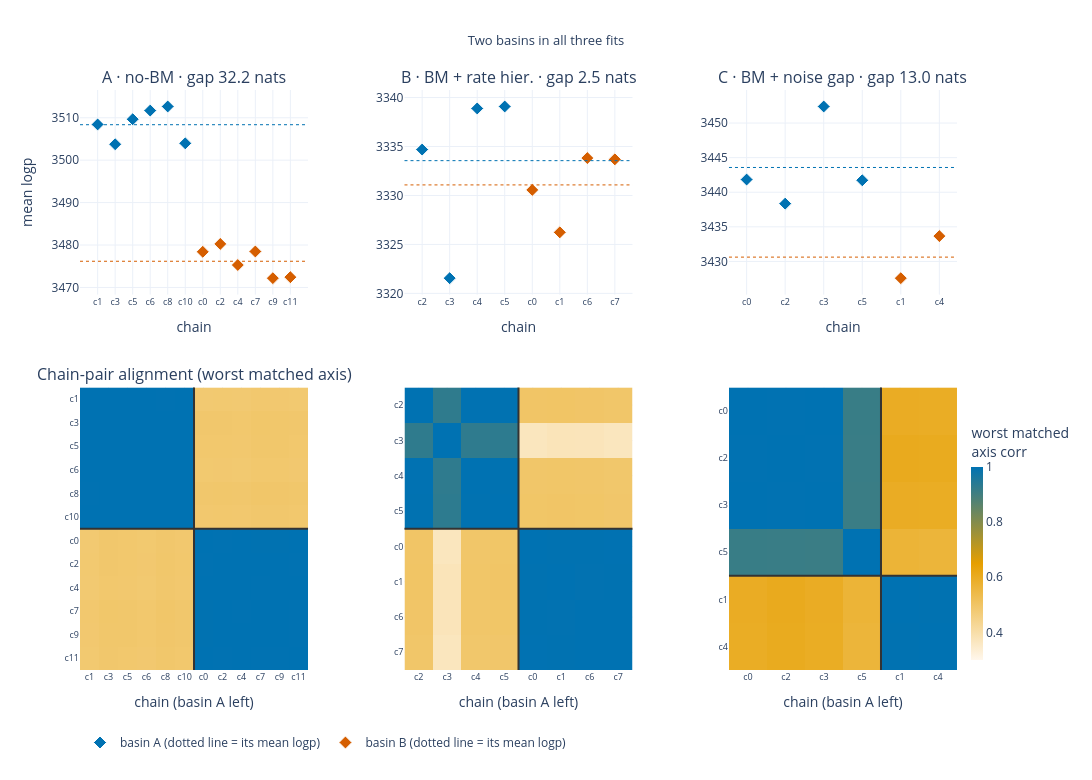

This figure's notebook cell:
### Markdown cell above
### 8 · Every fit splits into two basins. Brownian steps do not merge them.
A splits 6/6 at **32.2** nats, B 4/4 at **2.5**, C 4/2 at **13.0**; worst cross-basin alignment **0.48 / 0.37 / 0.56**.
A's two basins are each internally converged (identified eta r̂ **1.004** apiece). B's and C's leading basins are not (**1.46** and **1.48**), so their mode structure is finer than two.

### Code cell
fig = make_subplots(rows=2, cols=3, row_heights=[0.42, 0.58], vertical_spacing=0.16,
                    horizontal_spacing=0.11,
                    subplot_titles=[
                        f"{SHORT[t]} · gap "
                        f"{FITS[t]['lp'][FITS[t]['groups'][0]].mean() - FITS[t]['lp'][FITS[t]['groups'][1]].mean():.1f}"
                        " nats" for t in ("A", "B", "C")] +
                        ["Chain-pair alignment (worst matched axis)", "", ""])
for ci_, t in enumerate(("A", "B", "C"), 1):
    f = FITS[t]
    ORD = f["groups"][0] + f["groups"][1]
    tick = [f"c{c}" for c in ORD]
    for gi, (g, col) in enumerate(zip(f["groups"], [C["blue"], C["verm"]])):
        fig.add_trace(go.Scatter(x=[f"c{c}" for c in g], y=f["lp"][g], mode="markers",
                                 name=f"basin {chr(65 + gi)} (dotted line = its mean logp)",
                                 legendgroup=f"b{gi}",
                                 showlegend=ci_ == 1,
                                 marker=dict(color=col, size=10, symbol="diamond",
                                             line=dict(color="white", width=1)),
                                 hovertemplate="%{x}: %{y:.1f}<extra></extra>"), row=1, col=ci_)
        fig.add_hline(y=f["lp"][g].mean(), line=dict(color=col, width=1, dash="dot"),
                      row=1, col=ci_)
    fig.add_trace(go.Heatmap(z=f["ALIGN"][np.ix_(ORD, ORD)], x=tick, y=tick,
                             zmin=0.3, zmax=1.0, showscale=ci_ == 3,
                             colorscale=[[0, "#FFF7EC"], [0.5, C["orange"]], [1.0, C["blue"]]],
                             colorbar=dict(title="worst matched<br>axis corr", thickness=12,
                                           len=0.44, x=1.005, y=0.22),
                             hovertemplate="%{y} vs %{x}: %{z:.3f}<extra></extra>"),
                  row=2, col=ci_)
    n0 = len(f["groups"][0]) - 0.5
    fig.add_vline(x=n0, line=dict(color=C["dark"], width=2), row=2, col=ci_)
    fig.add_hline(y=n0, line=dict(color=C["dark"], width=2), row=2, col=ci_)
    fig.update_xaxes(categoryorder="array", categoryarray=tick, title_text="chain",
                     tickfont=dict(size=9), row=1, col=ci_)
    fig.update_xaxes(title_text="chain (basin A left)", tickfont=dict(size=9), row=2, col=ci_)
    fig.update_yaxes(autorange="reversed", tickfont=dict(size=9), row=2, col=ci_)
fig.update_yaxes(title_text="mean logp", row=1, col=1)
fig.update_layout(title="Two basins in all three fits", height=780, width=1250,
                  legend=dict(orientation="h", y=-0.10), margin=dict(t=90, b=110, r=110))
show(fig, "08_basin_census")

for t in ("A", "B", "C"):
    f = FITS[t]
    ga, gb_ = f["groups"]
    print(f"{t}: basins {ga} / {gb_} · logp {f['lp'][ga].mean():.1f} vs {f['lp'][gb_].mean():.1f} "
          f"(gap {f['lp'][ga].mean() - f['lp'][gb_].mean():.1f}) · worst cross "
          f"{f['ALIGN'][np.ix_(ga, gb_)].min():.3f} · worst within "
          f"{min(f['ALIGN'][np.ix_(g, g)].min() for g in f['groups']):.3f} · eta r̂ pooled "
          f"{float(f['RH']['pooled']['eta_max_rhat']):.3f} → per basin "
          f"{[round(float(f['RH'][f'basin {chr(65 + i)}']['eta_max_rhat']), 3) for i in range(2)]}")

### Figure 1 — Plotly figure (JSON) as saved in the notebook; plotly's stock layout.template omitted (floating-point values rounded to 4 significant figures; data arrays with more than 128 entries replaced by an {"elided": "..."} marker saying what was removed)
{"data": [{"hovertemplate": "%{x}: %{y:.1f}<extra></extra>", "legendgroup": "b0", "marker": {"color": "#0072B2", "line": {"color": "white", "width": 1}, "size": 10, "symbol": "diamond"}, "mode": "markers", "name": "basin A (dotted line = its mean logp)", "showlegend": true, "type": "scatter", "x": ["c1", "c3", "c5", "c6", "c8", "c10"], "xaxis": "x", "y": [3508.0, 3504.0, 3510.0, 3512.0, 3513.0, 3504.0], "yaxis": "y"}, {"hovertemplate": "%{x}: %{y:.1f}<extra></extra>", "legendgroup": "b1", "marker": {"color": "#D55E00", "line": {"color": "white", "width": 1}, "size": 10, "symbol": "diamond"}, "mode": "markers", "name": "basin B (dotted line = its mean logp)", "showlegend": true, "type": "scatter", "x": ["c0", "c2", "c4", "c7", "c9", "c11"], "xaxis": "x", "y": [3478.0, 3480.0, 3475.0, 3478.0, 3472.0, 3472.0], "yaxis": "y"}, {"colorbar": {"len": 0.44, "thickness": 12, "title": {"text": "worst matched<br>axis corr"}, "x": 1.005, "y": 0.22}, "colorscale": [[0, "#FFF7EC"], [0.5, "#E69F00"], [1.0, "#0072B2"]], "hovertemplate": "%{y} vs %{x}: %{z:.3f}<extra></extra>", "showscale": false, "type": "heatmap", "x": ["c1", "c3", "c5", "c6", "c8", "c10", "c0", "c2", "c4", "c7", "c9", "c11"], "xaxis": "x4", "y": ["c1", "c3", "c5", "c6", "c8", "c10", "c0", "c2", "c4", "c7", "c9", "c11"], "yaxis": "y4", "z": {"elided": "12x12 float values"}, "zmax": 1.0, "zmin": 0.3}, {"hovertemplate": "%{x}: %{y:.1f}<extra></extra>", "legendgroup": "b0", "marker": {"color": "#0072B2", "line": {"color": "white", "width": 1}, "size": 10, "symbol": "diamond"}, "mode": "markers", "name": "basin A (dotted line = its mean logp)", "showlegend": false, "type": "scatter", "x": ["c2", "c3", "c4", "c5"], "xaxis": "x2", "y": [3335.0, 3322.0, 3339.0, 3339.0], "yaxis": "y2"}, {"hovertemplate": "%{x}: %{y:.1f}<extra></extra>", "legendgroup": "b1", "marker": {"color": "#D55E00", "line": {"color": "white", "width": 1}, "size": 10, "symbol": "diamond"}, "mode": "markers", "name": "basin B (dotted line = its mean logp)", "showlegend": false, "type": "scatter", "x": ["c0", "c1", "c6", "c7"], "xaxis": "x2", "y": [3331.0, 3326.0, 3334.0, 3334.0], "yaxis": "y2"}, {"colorbar": {"len": 0.44, "thickness": 12, "title": {"text": "worst matched<br>axis corr"}, "x": 1.005, "y": 0.22}, "colorscale": [[0, "#FFF7EC"], [0.5, "#E69F00"], [1.0, "#0072B2"]], "hovertemplate": "%{y} vs %{x}: %{z:.3f}<extra></extra>", "showscale": false, "type": "heatmap", "x": ["c2", "c3", "c4", "c5", "c0", "c1", "c6", "c7"], "xaxis": "x5", "y": ["c2", "c3", "c4", "c5", "c0", "c1", "c6", "c7"], "yaxis": "y5", "z": [[1.0, 0.9282, 0.999, 0.9989, 0.4986, 0.5001, 0.4977, 0.4946], [0.9282, 1.0, 0.929, 0.9316, 0.3683, 0.3751, 0.3743, 0.3686], [0.999, 0.929, 1.0, 0.999, 0.4942, 0.4958, 0.4942, 0.4907], [0.9989, 0.9316, 0.999, 1.0, 0.4967, 0.4986, 0.4969, 0.4932], [0.4986, 0.3683, 0.4942, 0.4967, 1.0, 0.9986, 0.9988, 0.9992], [0.5001, 0.3751, 0.4958, 0.4986, 0.9986, 1.0, 0.9975, 0.9979], [0.4977, 0.3743, 0.4942, 0.4969, 0.9988, 0.9975, 1.0, 0.9994], [0.4946, 0.3686, 0.4907, 0.4932, 0.9992, 0.9979, 0.9994, 1.0]], "zmax": 1.0, "zmin": 0.3}, {"hovertemplate": "%{x}: %{y:.1f}<extra></extra>", "legendgroup": "b0", "marker": {"color": "#0072B2", "line": {"color": "white", "width": 1}, "size": 10, "symbol": "diamond"}, "mode": "markers", "name": "basin A (dotted line = its mean logp)", "showlegend": false, "type": "scatter", "x": ["c0", "c2", "c3", "c5"], "xaxis": "x3", "y": [3442.0, 3438.0, 3452.0, 3442.0], "yaxis": "y3"}, {"hovertemplate": "%{x}: %{y:.1f}<extra></extra>", "legendgroup": "b1", "marker": {"color": "#D55E00", "line": {"color": "white", "width": 1}, "size": 10, "symbol": "diamond"}, "mode": "markers", "name": "basin B (dotted line = its mean logp)", "showlegend": false, "type": "scatter", "x": ["c1", "c4"], "xaxis": "x3", "y": [3428.0, 3434.0], "yaxis": "y3"}, {"colorbar": {"len": 0.44, "thickness": 12, "title": {"text": "worst matched<br>axis corr"}, "x": 1.005, "y": 0.22}, "colorscale": [[0, "#FFF7EC"], [0.5, "#E69F00"], [1.0, "#0072B2"]], "hovertemplate": "%{y} vs %{x}: %{z:.3f}<extra></extra>", "showscale": true, "type": "heatmap", "x": ["c0", "c2", "c3", "c5", "c1", "c4"], "xaxis": "x6", "y": ["c0", "c2", "c3", "c5", "c1", "c4"], "yaxis": "y6", "z": [[1.0, 0.9992, 0.9993, 0.914, 0.5963, 0.5958], [0.9992, 1.0, 0.9992, 0.9131, 0.6048, 0.6037], [0.9993, 0.9992, 1.0, 0.9123, 0.597, 0.5962], [0.914, 0.9131, 0.9123, 1.0, 0.5684, 0.564], [0.5963, 0.6048, 0.597, 0.5684, 1.0, 0.9989], [0.5958, 0.6037, 0.5962, 0.564, 0.9989, 1.0]], "zmax": 1.0, "zmin": 0.3}], "layout": {"annotations": [{"font": {"size": 16}, "showarrow": false, "text": "A · no-BM · gap 32.2 nats", "x": 0.13, "xanchor": "center", "xref": "paper", "y": 1.0, "yanchor": "bottom", "yref": "paper"}, {"font": {"size": 16}, "showarrow": false, "text": "B · BM + rate hier. · gap 2.5 nats", "x": 0.5, "xanchor": "center", "xref": "paper", "y": 1.0, "yanchor": "bottom", "yref": "paper"}, {"font": {"size": 16}, "showarrow": false, "text": "C · BM + noise gap · gap 13.0 nats", "x": 0.87, "xanchor": "center", "xref": "paper", "y": 1.0, "yanchor": "bottom", "yref": "paper"}, {"font": {"size": 16}, "showarrow": false, "text": "Chain-pair alignment (worst matched axis)", "x": 0.13, "xanchor": "center", "xref": "paper", "y": 0.4872, "yanchor": "bottom", "yref": "paper"}], "height": 780, "legend": {"orientation": "h", "y": -0.1}, "margin": {"b": 110, "r": 110, "t": 90}, "shapes": [{"line": {"color": "#0072B2", "dash": "dot", "width": 1}, "type": "line", "x0": 0, "x1": 1, "xref": "x domain", "y0": 3508.0, "y1": 3508.0, "yref": "y"}, {"line": {"color": "#D55E00", "dash": "dot", "width": 1}, "type": "line", "x0": 0, "x1": 1, "xref": "x domain", "y0": 3476.0, "y1": 3476.0, "yref": "y"}, {"line": {"color": "#333333", "width": 2}, "type": "line", "x0": 5.5, "x1": 5.5, "xref": "x4", "y0": 0, "y1": 1, "yref": "y4 domain"}, {"line": {"color": "#333333", "width": 2}, "type": "line", "x0": 0, "x1": 1, "xref": "x4 domain", "y0": 5.5, "y1": 5.5, "yref": "y4"}, {"line": {"color": "#0072B2", "dash": "dot", "width": 1}, "type": "line", "x0": 0, "x1": 1, "xref": "x2 domain", "y0": 3334.0, "y1": 3334.0, "yref": "y2"}, {"line": {"color": "#D55E00", "dash": "dot", "width": 1}, "type": "line", "x0": 0, "x1": 1, "xref": "x2 domain", "y0": 3331.0, "y1": 3331.0, "yref": "y2"}, {"line": {"color": "#333333", "width": 2}, "type": "line", "x0": 3.5, "x1": 3.5, "xref": "x5", "y0": 0, "y1": 1, "yref": "y5 domain"}, {"line": {"color": "#333333", "width": 2}, "type": "line", "x0": 0, "x1": 1, "xref": "x5 domain", "y0": 3.5, "y1": 3.5, "yref": "y5"}, {"line": {"color": "#0072B2", "dash": "dot", "width": 1}, "type": "line", "x0": 0, "x1": 1, "xref": "x3 domain", "y0": 3444.0, "y1": 3444.0, "yref": "y3"}, {"line": {"color": "#D55E00", "dash": "dot", "width": 1}, "type": "line", "x0": 0, "x1": 1, "xref": "x3 domain", "y0": 3431.0, "y1": 3431.0, "yref": "y3"}, {"line": {"color": "#333333", "width": 2}, "type": "line", "x0": 3.5, "x1": 3.5, "xref": "x6", "y0": 0, "y1": 1, "yref": "y6 domain"}, {"line": {"color": "#333333", "width": 2}, "type": "line", "x0": 0, "x1": 1, "xref": "x6 domain", "y0": 3.5, "y1": 3.5, "yref": "y6"}], "title": {"font": {"size": 13}, "text": "Two basins in all three fits", "x": 0.5}, "width": 1250, "xaxis": {"anchor": "y", "categoryarray": ["c1", "c3", "c5", "c6", "c8", "c10", "c0", "c2", "c4", "c7", "c9", "c11"], "categoryorder": "array", "domain": [0.0, 0.26], "tickfont": {"size": 9}, "title": {"text": "chain"}}, "xaxis2": {"anchor": "y2", "categoryarray": ["c2", "c3", "c4", "c5", "c0", "c1", "c6", "c7"], "categoryorder": "array", "domain": [0.37, 0.63], "tickfont": {"size": 9}, "title": {"text": "chain"}}, "xaxis3": {"anchor": "y3", "categoryarray": ["c0", "c2", "c3", "c5", "c1", "c4"], "categoryorder": "array", "domain": [0.74, 1.0], "tickfont": {"size": 9}, "title": {"text": "chain"}}, "xaxis4": {"anchor": "y4", "domain": [0.0, 0.26], "tickfont": {"size": 9}, "title": {"text": "chain (basin A left)"}}, "xaxis5": {"anchor": "y5", "domain": [0.37, 0.63], "tickfont": {"size": 9}, "title": {"text": "chain (basin A left)"}}, "xaxis6": {"anchor": "y6", "domain": [0.74, 1.0], "tickfont": {"size": 9}, "title": {"text": "chain (basin A left)"}}, "yaxis": {"anchor": "x", "domain": [0.6472, 1.0], "title": {"text": "mean logp"}}, "yaxis2": {"anchor": "x2", "domain": [0.6472, 1.0]}, "yaxis3": {"anchor": "x3", "domain": [0.6472, 1.0]}, "yaxis4": {"anchor": "x4", "autorange": "reversed", "domain": [0.0, 0.4872], "tickfont": {"size": 9}}, "yaxis5": {"anchor": "x5", "autorange": "reversed", "domain": [0.0, 0.4872], "tickfont": {"size": 9}}, "yaxis6": {"anchor": "x6", "autorange": "reversed", "domain": [0.0, 0.4872], "tickfont": {"size": 9}}}}
